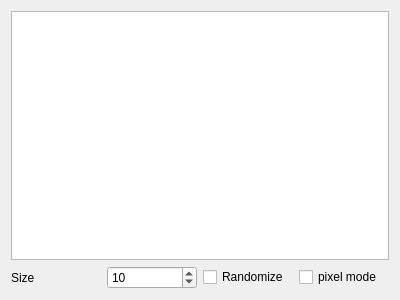
<?xml version="1.0" encoding="UTF-8"?>
<ui version="4.0">
 <class>Form</class>
 <widget class="QWidget" name="Form">
  <property name="geometry">
   <rect>
    <x>0</x>
    <y>0</y>
    <width>400</width>
    <height>300</height>
   </rect>
  </property>
  <property name="windowTitle">
   <string>Form</string>
  </property>
  <layout class="QGridLayout" name="gridLayout">
   <item row="1" column="1">
    <widget class="QSpinBox" name="sizeSpin">
     <property name="value">
      <number>10</number>
     </property>
    </widget>
   </item>
   <item row="1" column="3">
    <widget class="QCheckBox" name="pixelModeCheck">
     <property name="text">
      <string>pixel mode</string>
     </property>
    </widget>
   </item>
   <item row="1" column="0">
    <widget class="QLabel" name="label">
     <property name="text">
      <string>Size</string>
     </property>
    </widget>
   </item>
   <item row="0" column="0" colspan="4">
    <widget class="PlotWidget" name="plot"/>
   </item>
   <item row="1" column="2">
    <widget class="QCheckBox" name="randCheck">
     <property name="text">
      <string>Randomize</string>
     </property>
    </widget>
   </item>
  </layout>
 </widget>
 <customwidgets>
  <customwidget>
   <class>PlotWidget</class>
   <extends>QGraphicsView</extends>
   <header>pyqtgraph</header>
  </customwidget>
 </customwidgets>
 <resources/>
 <connections/>
</ui>
